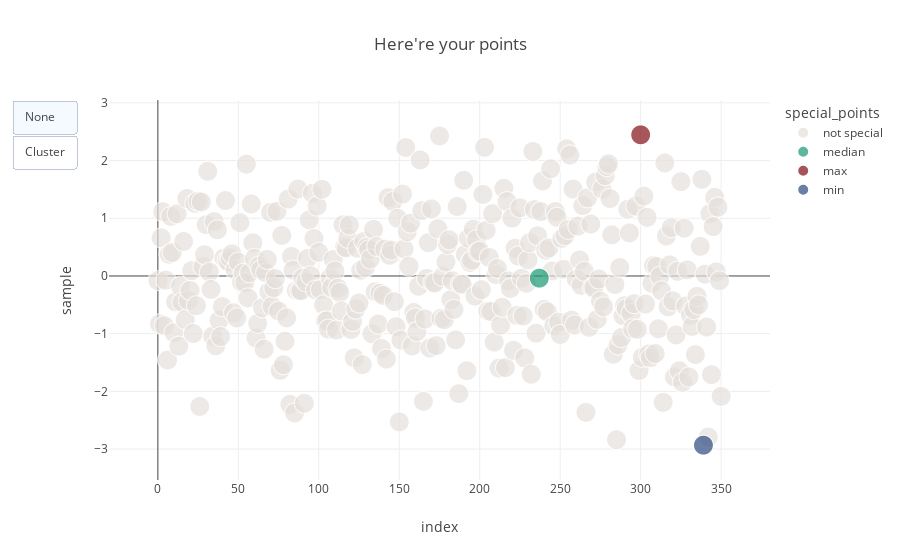

The cell this chart's notebook holds for it:
### Code cell
numbers = pd.DataFrame(np.random.randn(351), columns = ["sample",])
numbers["special_points"]=numbers["sample"].apply(lambda x: find_special_points(x,numbers["sample"]))

chart = px.scatter(
        numbers,
        x=numbers.index,
        y="sample",
        color="special_points",
        color_discrete_map={
            "max": "#800E13",
            "median": "#169873",
            "min": "#2C497F",
            "not special": "#E4DFDA",
                },
        render_mode="webgl",
        template='none',
        size=[10 for item in numbers["sample"]],
        title="Here're your points"
    )

cluster = [
           {
               "type": "circle",
               "x0": min(numbers.index), 
               "y0": min(numbers["sample"]+0.5),
               "x1": max(numbers.index)/2, 
               "y1": max(numbers["sample"]/2),
               "line": {"color": "DarkOrange", "width": 2, "dash": "dashdot"},
               "filcolor": "LightSkyBlue"
           }
]

chart.update_layout(
    updatemenus=[
        dict(
            type="buttons",
            buttons=[
                dict(label="None",
                     method="relayout",
                     args=["shapes", []]),
                dict(label="Cluster",
                     method="relayout",
                     args=["shapes", cluster])
            ],
        )
    ]
)

### Figure 1 — Plotly figure (JSON) as saved in the notebook; plotly's stock layout.template omitted (floating-point values rounded to 4 significant figures; data arrays with more than 128 entries replaced by an {"elided": "..."} marker saying what was removed)
{"data": [{"hovertemplate": "special_points=not special<br>index=%{x}<br>sample=%{y}<br>size=%{marker.size}<extra></extra>", "legendgroup": "not special", "marker": {"color": "#E4DFDA", "size": {"elided": "348 int values"}, "sizemode": "area", "sizeref": 0.025, "symbol": "circle"}, "mode": "markers", "name": "not special", "showlegend": true, "type": "scattergl", "x": {"elided": "348 int values"}, "xaxis": "x", "y": {"elided": "348 float values"}, "yaxis": "y"}, {"hovertemplate": "special_points=median<br>index=%{x}<br>sample=%{y}<br>size=%{marker.size}<extra></extra>", "legendgroup": "median", "marker": {"color": "#169873", "size": [10], "sizemode": "area", "sizeref": 0.025, "symbol": "circle"}, "mode": "markers", "name": "median", "showlegend": true, "type": "scattergl", "x": [237], "xaxis": "x", "y": [-0.03792], "yaxis": "y"}, {"hovertemplate": "special_points=max<br>index=%{x}<br>sample=%{y}<br>size=%{marker.size}<extra></extra>", "legendgroup": "max", "marker": {"color": "#800E13", "size": [10], "sizemode": "area", "sizeref": 0.025, "symbol": "circle"}, "mode": "markers", "name": "max", "showlegend": true, "type": "scattergl", "x": [300], "xaxis": "x", "y": [2.447], "yaxis": "y"}, {"hovertemplate": "special_points=min<br>index=%{x}<br>sample=%{y}<br>size=%{marker.size}<extra></extra>", "legendgroup": "min", "marker": {"color": "#2C497F", "size": [10], "sizemode": "area", "sizeref": 0.025, "symbol": "circle"}, "mode": "markers", "name": "min", "showlegend": true, "type": "scattergl", "x": [339], "xaxis": "x", "y": [-2.933], "yaxis": "y"}], "layout": {"legend": {"itemsizing": "constant", "title": {"text": "special_points"}, "tracegroupgap": 0}, "title": {"text": "Here're your points"}, "updatemenus": [{"buttons": [{"args": ["shapes", []], "label": "None", "method": "relayout"}, {"args": ["shapes", [{"filcolor": "LightSkyBlue", "line": {"color": "DarkOrange", "dash": "dashdot", "width": 2}, "type": "circle", "x0": 0, "x1": 175, "y0": -2.433, "y1": 1.223}]], "label": "Cluster", "method": "relayout"}], "type": "buttons"}], "xaxis": {"anchor": "y", "domain": [0, 1], "title": {"text": "index"}}, "yaxis": {"anchor": "x", "domain": [0, 1], "title": {"text": "sample"}}}}
